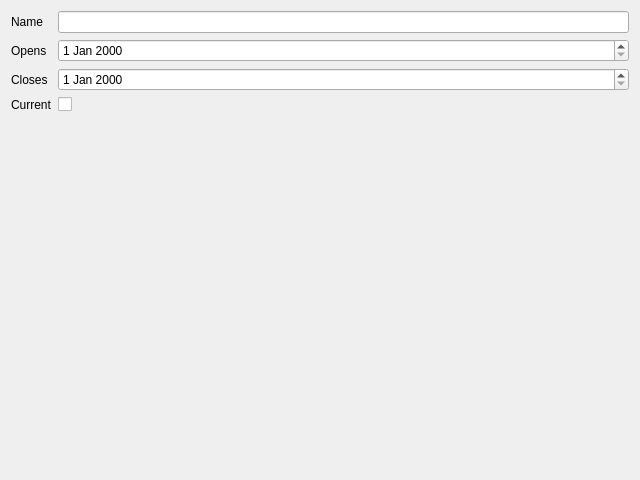
<?xml version="1.0" encoding="UTF-8"?>
<!-- SPDX-License-Identifier: MIT -->
<ui version="4.0">
 <class>SeasonDialog</class>
 <widget class="QDialog" name="SeasonDialog">
  <property name="geometry">
   <rect>
    <x>0</x>
    <y>0</y>
    <width>640</width>
    <height>480</height>
   </rect>
  </property>
  <property name="windowTitle">
   <string>Season</string>
  </property>
  <layout class="QFormLayout" name="formLayout">
   <item row="0" column="0">
    <widget class="QLabel" name="label_nameEdit">
     <property name="text">
      <string>Name</string>
     </property>
     <property name="buddy">
      <cstring>nameEdit</cstring>
     </property>
    </widget>
   </item>
   <item row="0" column="1">
    <widget class="QLineEdit" name="nameEdit"/>
   </item>
   <item row="1" column="0">
    <widget class="QLabel" name="label_opensEdit">
     <property name="text">
      <string>Opens</string>
     </property>
     <property name="buddy">
      <cstring>opensEdit</cstring>
     </property>
    </widget>
   </item>
   <item row="1" column="1">
    <widget class="QDateEdit" name="opensEdit"/>
   </item>
   <item row="2" column="0">
    <widget class="QLabel" name="label_closesEdit">
     <property name="text">
      <string>Closes</string>
     </property>
     <property name="buddy">
      <cstring>closesEdit</cstring>
     </property>
    </widget>
   </item>
   <item row="2" column="1">
    <widget class="QDateEdit" name="closesEdit"/>
   </item>
   <item row="3" column="0">
    <widget class="QLabel" name="label_currentCheck">
     <property name="text">
      <string>Current</string>
     </property>
     <property name="buddy">
      <cstring>currentCheck</cstring>
     </property>
    </widget>
   </item>
   <item row="3" column="1">
    <widget class="QCheckBox" name="currentCheck"/>
   </item>
  </layout>
 </widget>
 <tabstops>
  <tabstop>nameEdit</tabstop>
  <tabstop>opensEdit</tabstop>
  <tabstop>closesEdit</tabstop>
  <tabstop>currentCheck</tabstop>
 </tabstops>
</ui>
